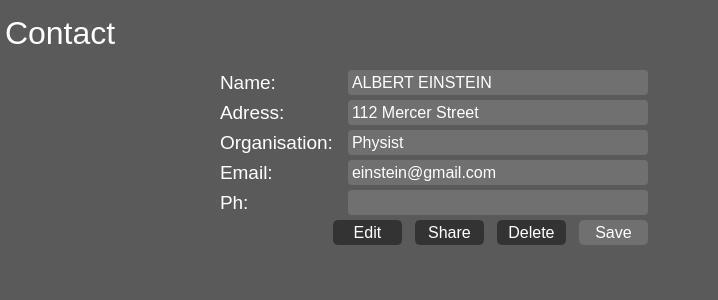
                   <widget class="QWidget" name="page_android_contact">
                    <property name="styleSheet">
                     <string notr="true">background:rgb(91,90,90);</string>
                    </property>
                    <layout class="QVBoxLayout" name="verticalLayout_10">
                     <property name="spacing">
                      <number>0</number>
                     </property>
                     <property name="leftMargin">
                      <number>5</number>
                     </property>
                     <property name="topMargin">
                      <number>5</number>
                     </property>
                     <property name="rightMargin">
                      <number>5</number>
                     </property>
                     <property name="bottomMargin">
                      <number>5</number>
                     </property>
                     <item>
                      <widget class="QLabel" name="lab_android_contact">
                       <property name="minimumSize">
                        <size>
                         <width>0</width>
                         <height>55</height>
                        </size>
                       </property>
                       <property name="maximumSize">
                        <size>
                         <width>16777215</width>
                         <height>55</height>
                        </size>
                       </property>
                       <property name="font">
                        <font>
                         <family>Segoe UI</family>
                         <pointsize>24</pointsize>
                        </font>
                       </property>
                       <property name="styleSheet">
                        <string notr="true">color:rgb(255,255,255);</string>
                       </property>
                       <property name="text">
                        <string>Contact</string>
                       </property>
                      </widget>
                     </item>
                     <item>
                      <widget class="QFrame" name="frame_android_bottom">
                       <property name="frameShape">
                        <enum>QFrame::NoFrame</enum>
                       </property>
                       <property name="frameShadow">
                        <enum>QFrame::Plain</enum>
                       </property>
                       <layout class="QGridLayout" name="gridLayout_3">
                        <property name="leftMargin">
                         <number>5</number>
                        </property>
                        <property name="topMargin">
                         <number>5</number>
                        </property>
                        <property name="rightMargin">
                         <number>5</number>
                        </property>
                        <property name="bottomMargin">
                         <number>5</number>
                        </property>
                        <property name="spacing">
                         <number>5</number>
                        </property>
                        <item row="0" column="0">
                         <widget class="QLabel" name="lab_person_icon">
                          <property name="minimumSize">
                           <size>
                            <width>200</width>
                            <height>160</height>
                           </size>
                          </property>
                          <property name="maximumSize">
                           <size>
                            <width>200</width>
                            <height>160</height>
                           </size>
                          </property>
                          <property name="text">
                           <string/>
                          </property>
                          <property name="pixmap">
                           <pixmap>icons/1x/peopleAsset 62.png</pixmap>
                          </property>
                         </widget>
                        </item>
                        <item row="1" column="0">
                         <spacer name="verticalSpacer_3">
                          <property name="orientation">
                           <enum>Qt::Vertical</enum>
                          </property>
                          <property name="sizeHint" stdset="0">
                           <size>
                            <width>20</width>
                            <height>40</height>
                           </size>
                          </property>
                         </spacer>
                        </item>
                        <item row="0" column="1" rowspan="2">
                         <widget class="QFrame" name="frame_android_field">
                          <property name="frameShape">
                           <enum>QFrame::NoFrame</enum>
                          </property>
                          <property name="frameShadow">
                           <enum>QFrame::Plain</enum>
                          </property>
                          <layout class="QGridLayout" name="gridLayout_4">
                           <property name="leftMargin">
                            <number>5</number>
                           </property>
                           <property name="topMargin">
                            <number>5</number>
                           </property>
                           <property name="rightMargin">
                            <number>5</number>
                           </property>
                           <property name="bottomMargin">
                            <number>5</number>
                           </property>
                           <property name="spacing">
                            <number>5</number>
                           </property>
                           <item row="7" column="0">
                            <widget class="QLabel" name="label_8">
                             <property name="font">
                              <font>
                               <family>Segoe UI</family>
                               <pointsize>14</pointsize>
                              </font>
                             </property>
                             <property name="styleSheet">
                              <string notr="true">color:rgb(255,255,255);</string>
                             </property>
                             <property name="text">
                              <string>Ph:</string>
                             </property>
                            </widget>
                           </item>
                           <item row="4" column="0">
                            <widget class="QLabel" name="label_6">
                             <property name="font">
                              <font>
                               <family>Segoe UI</family>
                               <pointsize>14</pointsize>
                              </font>
                             </property>
                             <property name="styleSheet">
                              <string notr="true">color:rgb(255,255,255);</string>
                             </property>
                             <property name="text">
                              <string>Organisation:</string>
                             </property>
                            </widget>
                           </item>
                           <item row="5" column="0">
                            <widget class="QLabel" name="label_7">
                             <property name="font">
                              <font>
                               <family>Segoe UI</family>
                               <pointsize>14</pointsize>
                              </font>
                             </property>
                             <property name="styleSheet">
                              <string notr="true">color:rgb(255,255,255);</string>
                             </property>
                             <property name="text">
                              <string>Email:</string>
                             </property>
                            </widget>
                           </item>
                           <item row="1" column="0" colspan="3">
                            <widget class="QLabel" name="label">
                             <property name="font">
                              <font>
                               <family>Segoe UI</family>
                               <pointsize>14</pointsize>
                              </font>
                             </property>
                             <property name="styleSheet">
                              <string notr="true">color:rgb(255,255,255);</string>
                             </property>
                             <property name="text">
                              <string>Name: </string>
                             </property>
                            </widget>
                           </item>
                           <item row="1" column="3">
                            <widget class="QLineEdit" name="line_android_name">
                             <property name="enabled">
                              <bool>false</bool>
                             </property>
                             <property name="minimumSize">
                              <size>
                               <width>300</width>
                               <height>25</height>
                              </size>
                             </property>
                             <property name="maximumSize">
                              <size>
                               <width>400</width>
                               <height>25</height>
                              </size>
                             </property>
                             <property name="font">
                              <font>
                               <family>Segoe UI</family>
                               <pointsize>12</pointsize>
                              </font>
                             </property>
                             <property name="styleSheet">
                              <string notr="true">QLineEdit {
	color:rgb(255,255,255);
	border:2px solid rgb(51,51,51);
	border-radius:4px;
	background:rgb(51,51,51);
}

QLineEdit:disabled {
	color:rgb(255,255,255);
	border:2px solid rgb(112,112,112);
	border-radius:4px;
	background:rgb(112,112,112);
}</string>
                             </property>
                             <property name="text">
                              <string>ALBERT EINSTEIN</string>
                             </property>
                            </widget>
                           </item>
                           <item row="3" column="0" colspan="3">
                            <widget class="QLabel" name="label_5">
                             <property name="font">
                              <font>
                               <family>Segoe UI</family>
                               <pointsize>14</pointsize>
                              </font>
                             </property>
                             <property name="styleSheet">
                              <string notr="true">color:rgb(255,255,255);</string>
                             </property>
                             <property name="text">
                              <string>Adress: </string>
                             </property>
                            </widget>
                           </item>
                           <item row="4" column="3">
                            <widget class="QLineEdit" name="line_android_org">
                             <property name="enabled">
                              <bool>false</bool>
                             </property>
                             <property name="minimumSize">
                              <size>
                               <width>300</width>
                               <height>25</height>
                              </size>
                             </property>
                             <property name="maximumSize">
                              <size>
                               <width>400</width>
                               <height>25</height>
                              </size>
                             </property>
                             <property name="font">
                              <font>
                               <family>Segoe UI</family>
                               <pointsize>12</pointsize>
                              </font>
                             </property>
                             <property name="styleSheet">
                              <string notr="true">QLineEdit {
	color:rgb(255,255,255);
	border:2px solid rgb(51,51,51);
	border-radius:4px;
	background:rgb(51,51,51);
}

QLineEdit:disabled {
	color:rgb(255,255,255);
	border:2px solid rgb(112,112,112);
	border-radius:4px;
	background:rgb(112,112,112);
}</string>
                             </property>
                             <property name="text">
                              <string>Physist</string>
                             </property>
                            </widget>
                           </item>
                           <item row="3" column="3">
                            <widget class="QLineEdit" name="line_android_adress">
                             <property name="enabled">
                              <bool>false</bool>
                             </property>
                             <property name="minimumSize">
                              <size>
                               <width>300</width>
                               <height>25</height>
                              </size>
                             </property>
                             <property name="maximumSize">
                              <size>
                               <width>400</width>
                               <height>25</height>
                              </size>
                             </property>
                             <property name="font">
                              <font>
                               <family>Segoe UI</family>
                               <pointsize>12</pointsize>
                              </font>
                             </property>
                             <property name="styleSheet">
                              <string notr="true">QLineEdit {
	color:rgb(255,255,255);
	border:2px solid rgb(51,51,51);
	border-radius:4px;
	background:rgb(51,51,51);
}

QLineEdit:disabled {
	color:rgb(255,255,255);
	border:2px solid rgb(112,112,112);
	border-radius:4px;
	background:rgb(112,112,112);
}</string>
                             </property>
                             <property name="text">
                              <string>112 Mercer Street</string>
                             </property>
                            </widget>
                           </item>
                           <item row="7" column="3">
                            <widget class="QLineEdit" name="line_android_ph">
                             <property name="enabled">
                              <bool>false</bool>
                             </property>
                             <property name="minimumSize">
                              <size>
                               <width>300</width>
                               <height>25</height>
                              </size>
                             </property>
                             <property name="maximumSize">
                              <size>
                               <width>400</width>
                               <height>25</height>
                              </size>
                             </property>
                             <property name="font">
                              <font>
                               <family>Segoe UI</family>
                               <pointsize>12</pointsize>
                              </font>
                             </property>
                             <property name="styleSheet">
                              <string notr="true">QLineEdit {
	color:rgb(255,255,255);
	border:2px solid rgb(51,51,51);
	border-radius:4px;
	background:rgb(51,51,51);
}

QLineEdit:disabled {
	color:rgb(255,255,255);
	border:2px solid rgb(112,112,112);
	border-radius:4px;
	background:rgb(112,112,112);
}</string>
                             </property>
                            </widget>
                           </item>
                           <item row="5" column="3">
                            <widget class="QLineEdit" name="line_android_email">
                             <property name="enabled">
                              <bool>false</bool>
                             </property>
                             <property name="minimumSize">
                              <size>
                               <width>300</width>
                               <height>25</height>
                              </size>
                             </property>
                             <property name="maximumSize">
                              <size>
                               <width>400</width>
                               <height>25</height>
                              </size>
                             </property>
                             <property name="font">
                              <font>
                               <family>Segoe UI</family>
                               <pointsize>12</pointsize>
                              </font>
                             </property>
                             <property name="styleSheet">
                              <string notr="true">QLineEdit {
	color:rgb(255,255,255);
	border:2px solid rgb(51,51,51);
	border-radius:4px;
	background:rgb(51,51,51);
}

QLineEdit:disabled {
	color:rgb(255,255,255);
	border:2px solid rgb(112,112,112);
	border-radius:4px;
	background:rgb(112,112,112);
}</string>
                             </property>
                             <property name="text">
                              <string>einstein@gmail.com</string>
                             </property>
                            </widget>
                           </item>
                           <item row="8" column="8">
                            <spacer name="horizontalSpacer_6">
                             <property name="orientation">
                              <enum>Qt::Horizontal</enum>
                             </property>
                             <property name="sizeHint" stdset="0">
                              <size>
                               <width>40</width>
                               <height>20</height>
                              </size>
                             </property>
                            </spacer>
                           </item>
                           <item row="4" column="8">
                            <spacer name="horizontalSpacer_5">
                             <property name="orientation">
                              <enum>Qt::Horizontal</enum>
                             </property>
                             <property name="sizeHint" stdset="0">
                              <size>
                               <width>40</width>
                               <height>20</height>
                              </size>
                             </property>
                            </spacer>
                           </item>
                           <item row="9" column="3">
                            <spacer name="verticalSpacer_4">
                             <property name="orientation">
                              <enum>Qt::Vertical</enum>
                             </property>
                             <property name="sizeHint" stdset="0">
                              <size>
                               <width>20</width>
                               <height>40</height>
                              </size>
                             </property>
                            </spacer>
                           </item>
                           <item row="8" column="0" colspan="7">
                            <widget class="QFrame" name="frame_3">
                             <property name="frameShape">
                              <enum>QFrame::NoFrame</enum>
                             </property>
                             <property name="frameShadow">
                              <enum>QFrame::Plain</enum>
                             </property>
                             <layout class="QHBoxLayout" name="horizontalLayout_25">
                              <property name="spacing">
                               <number>0</number>
                              </property>
                              <property name="leftMargin">
                               <number>100</number>
                              </property>
                              <property name="topMargin">
                               <number>0</number>
                              </property>
                              <property name="rightMargin">
                               <number>0</number>
                              </property>
                              <property name="bottomMargin">
                               <number>0</number>
                              </property>
                              <item>
                               <widget class="QPushButton" name="bn_oturumlar_contact_edit">
                                <property name="minimumSize">
                                 <size>
                                  <width>69</width>
                                  <height>25</height>
                                 </size>
                                </property>
                                <property name="maximumSize">
                                 <size>
                                  <width>69</width>
                                  <height>25</height>
                                 </size>
                                </property>
                                <property name="font">
                                 <font>
                                  <family>Segoe UI</family>
                                  <pointsize>12</pointsize>
                                 </font>
                                </property>
                                <property name="styleSheet">
                                 <string notr="true">QPushButton {
	border: 2px solid rgb(51,51,51);
	border-radius: 5px;	
	color:rgb(255,255,255);
	background-color: rgb(51,51,51);
}
QPushButton:hover {
	border: 2px solid rgb(0,143,150);
	background-color: rgb(0,143,150);
}
QPushButton:pressed {	
	border: 2px solid rgb(0,143,150);
	background-color: rgb(51,51,51);
}

QPushButton:disabled {	
	border-radius: 5px;	
	border: 2px solid rgb(112,112,112);
	background-color: rgb(112,112,112);
}</string>
                                </property>
                                <property name="text">
                                 <string>Edit</string>
                                </property>
                               </widget>
                              </item>
                              <item>
                               <widget class="QPushButton" name="bn_oturumlar_contact_share">
                                <property name="minimumSize">
                                 <size>
                                  <width>69</width>
                                  <height>25</height>
                                 </size>
                                </property>
                                <property name="maximumSize">
                                 <size>
                                  <width>69</width>
                                  <height>25</height>
                                 </size>
                                </property>
                                <property name="font">
                                 <font>
                                  <family>Segoe UI</family>
                                  <pointsize>12</pointsize>
                                 </font>
                                </property>
                                <property name="styleSheet">
                                 <string notr="true">QPushButton {
	border: 2px solid rgb(51,51,51);
	border-radius: 5px;	
	color:rgb(255,255,255);
	background-color: rgb(51,51,51);
}
QPushButton:hover {
	border: 2px solid rgb(0,143,150);
	background-color: rgb(0,143,150);
}
QPushButton:pressed {	
	border: 2px solid rgb(0,143,150);
	background-color: rgb(51,51,51);
}

QPushButton:disabled {	
	border-radius: 5px;	
	border: 2px solid rgb(112,112,112);
	background-color: rgb(112,112,112);
}</string>
                                </property>
                                <property name="text">
                                 <string>Share</string>
                                </property>
                               </widget>
                              </item>
                              <item>
                               <widget class="QPushButton" name="bn_oturumlar_contact_delete">
                                <property name="minimumSize">
                                 <size>
                                  <width>69</width>
                                  <height>25</height>
                                 </size>
                                </property>
                                <property name="maximumSize">
                                 <size>
                                  <width>69</width>
                                  <height>25</height>
                                 </size>
                                </property>
                                <property name="font">
                                 <font>
                                  <family>Segoe UI</family>
                                  <pointsize>12</pointsize>
                                 </font>
                                </property>
                                <property name="styleSheet">
                                 <string notr="true">QPushButton {
	border: 2px solid rgb(51,51,51);
	border-radius: 5px;	
	color:rgb(255,255,255);
	background-color: rgb(51,51,51);
}
QPushButton:hover {
	border: 2px solid rgb(112,0,0);
	background-color: rgb(112,0,0);
}
QPushButton:pressed {	
	border: 2px solid rgb(112,0,0);
	background-color: rgb(51,51,51);
}

QPushButton:disabled {	
	border-radius: 5px;	
	border: 2px solid rgb(112,112,112);
	background-color: rgb(112,112,112);
}</string>
                                </property>
                                <property name="text">
                                 <string>Delete</string>
                                </property>
                               </widget>
                              </item>
                              <item>
                               <widget class="QPushButton" name="bn_oturumlar_contact_save">
                                <property name="enabled">
                                 <bool>false</bool>
                                </property>
                                <property name="minimumSize">
                                 <size>
                                  <width>69</width>
                                  <height>25</height>
                                 </size>
                                </property>
                                <property name="maximumSize">
                                 <size>
                                  <width>69</width>
                                  <height>25</height>
                                 </size>
                                </property>
                                <property name="font">
                                 <font>
                                  <family>Segoe UI</family>
                                  <pointsize>12</pointsize>
                                 </font>
                                </property>
                                <property name="styleSheet">
                                 <string notr="true">QPushButton {
	border: 2px solid rgb(51,51,51);
	border-radius: 5px;	
	color:rgb(255,255,255);
	background-color: rgb(51,51,51);
}
QPushButton:hover {
	border: 2px solid rgb(0,143,150);
	background-color: rgb(0,143,150);
}
QPushButton:pressed {	
	border: 2px solid rgb(0,143,150);
	background-color: rgb(51,51,51);
}

QPushButton:disabled {	
	border-radius: 5px;	
	border: 2px solid rgb(112,112,112);
	background-color: rgb(112,112,112);
}</string>
                                </property>
                                <property name="text">
                                 <string>Save</string>
                                </property>
                               </widget>
                              </item>
                             </layout>
                            </widget>
                           </item>
                          </layout>
                         </widget>
                        </item>
                       </layout>
                      </widget>
                     </item>
                    </layout>
                   </widget>
